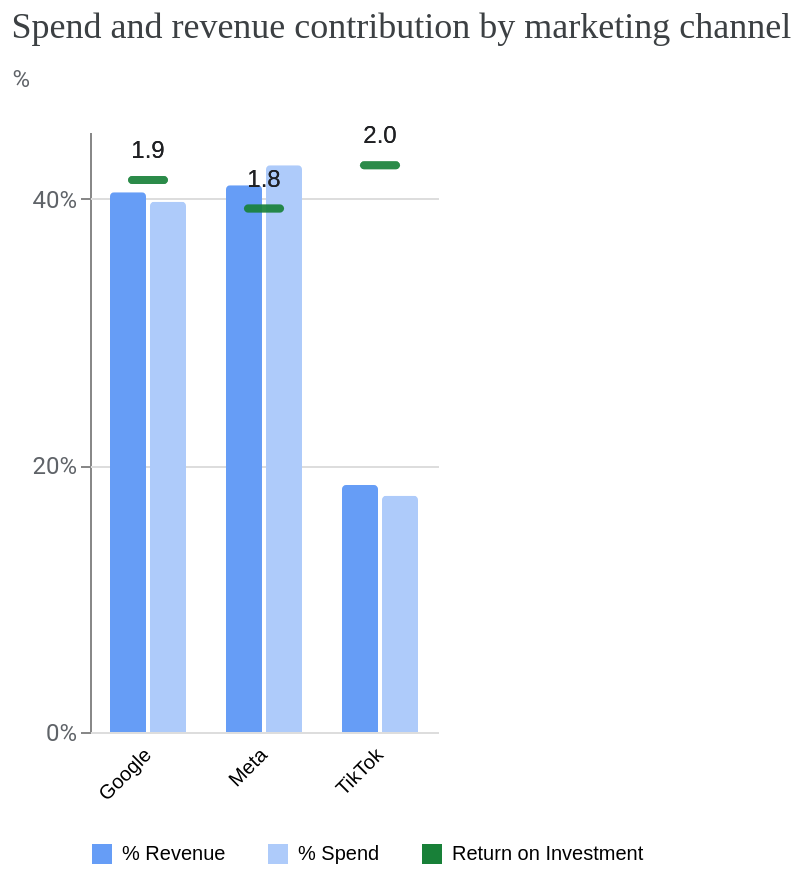

This figure's notebook cell:
### Code cell
media_summary.plot_spend_vs_contribution()

### Figure 1 — Vega-Lite specification as saved in the notebook (floating-point values rounded to 4 significant figures)
{"config": {"view": {"continuousWidth": 300, "continuousHeight": 300, "strokeOpacity": 0}, "axis": {"labelColor": "#5F6368", "labelFont": "Roboto", "labelFontSize": 12, "titleColor": "#5F6368", "titleFont": "Roboto", "titleFontSize": 12, "titleFontWeight": "normal", "titlePadding": 10}, "header": {"labelAlign": "right", "labelAngle": -45, "labelBaseline": "middle", "labelOrient": "bottom", "title": null}}, "data": {"name": "data-bb9f08cde8ba72049231e02d8d89802e"}, "facet": {"column": {"field": "channel", "type": "nominal"}}, "spec": {"layer": [{"mark": {"type": "bar", "cornerRadiusEnd": 2, "tooltip": true}, "encoding": {"color": {"field": "label", "legend": {"columnPadding": 20, "orient": "bottom", "rowPadding": 10, "title": null}, "scale": {"domain": ["% Revenue", "% Spend", "Return on Investment"], "range": ["#669DF6", "#AECBFA", "#188038"]}, "type": "nominal"}, "tooltip": [{"field": "pct", "format": ".1%", "type": "quantitative"}], "x": {"axis": {"labels": false, "ticks": false, "title": null}, "field": "label", "scale": {"paddingOuter": 0.5}, "type": "nominal"}, "y": {"axis": {"format": "%", "tickCount": 2, "titleAlign": "left", "titleAngle": 0, "titleY": -20}, "field": "pct", "type": "quantitative"}}}, {"mark": {"type": "tick", "color": "#188038", "cornerRadius": 2, "size": 20, "thickness": 4, "tooltip": true}, "encoding": {"tooltip": [{"field": "roi", "format": ".2f", "type": "quantitative"}], "y": {"field": "roi_scaled", "title": "%", "type": "quantitative"}}}, {"mark": {"type": "text", "color": "#202124", "dy": -15, "fontSize": 12}, "encoding": {"text": {"field": "roi", "format": ".1f", "type": "quantitative"}, "y": {"field": "roi_scaled", "type": "quantitative"}}}]}, "spacing": -1, "title": {"text": "Spend and revenue contribution by marketing channel", "anchor": "start", "color": "#3C4043", "font": "Google Sans Display", "fontSize": 18, "fontWeight": "normal", "offset": 10}, "$schema": "https://vega.github.io/schema/vega-lite/v5.20.1.json", "datasets": {"data-bb9f08cde8ba72049231e02d8d89802e": [{"channel": "Meta", "pct": 0.4101, "label": "% Revenue", "roi": 1.839, "roi_scaled": 0.3925}, {"channel": "Google", "pct": 0.4048, "label": "% Revenue", "roi": 1.94, "roi_scaled": 0.414}, {"channel": "TikTok", "pct": 0.1852, "label": "% Revenue", "roi": 1.991, "roi_scaled": 0.425}, {"channel": "Meta", "pct": 0.425, "label": "% Spend", "roi": 1.839, "roi_scaled": 0.3925}, {"channel": "Google", "pct": 0.3977, "label": "% Spend", "roi": 1.94, "roi_scaled": 0.414}, {"channel": "TikTok", "pct": 0.1772, "label": "% Spend", "roi": 1.991, "roi_scaled": 0.425}]}}
